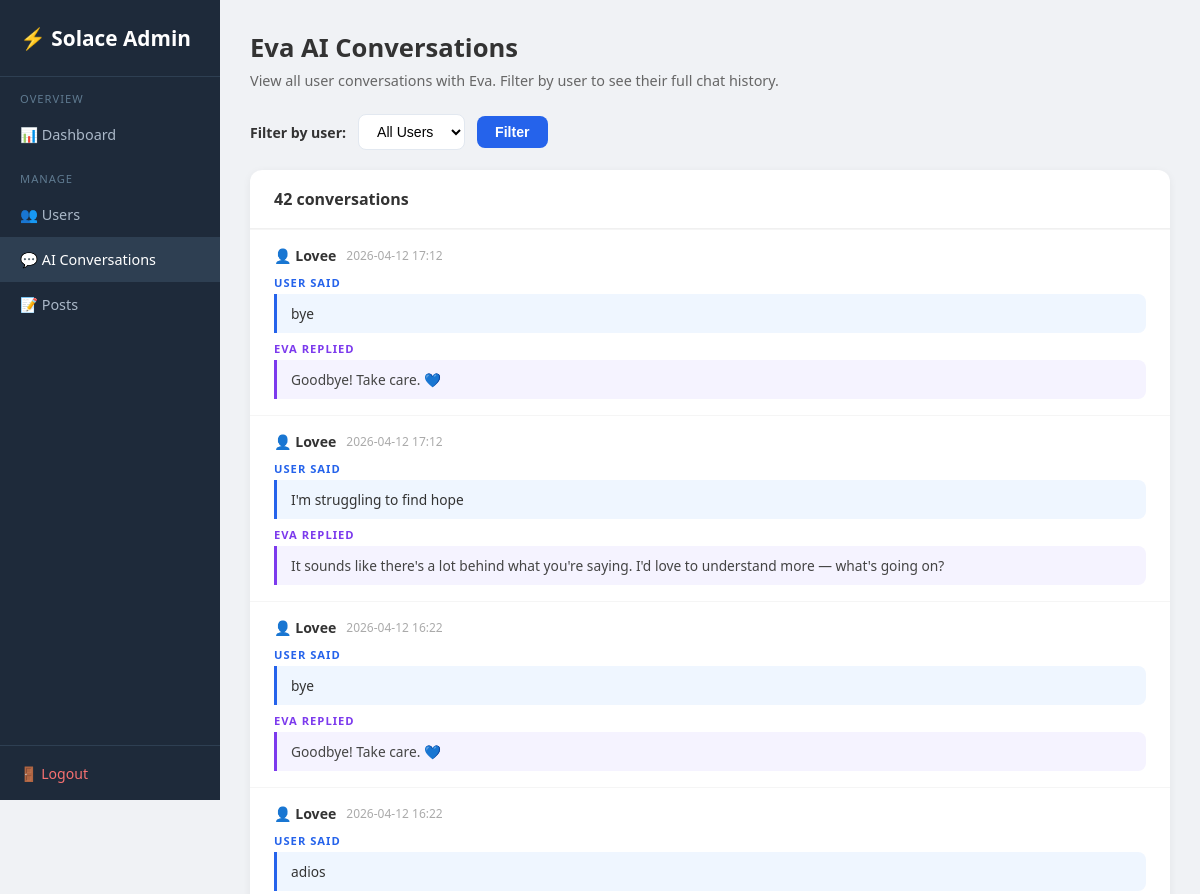
Page /admin/chats (signed in, upper part) on the earlier database version.
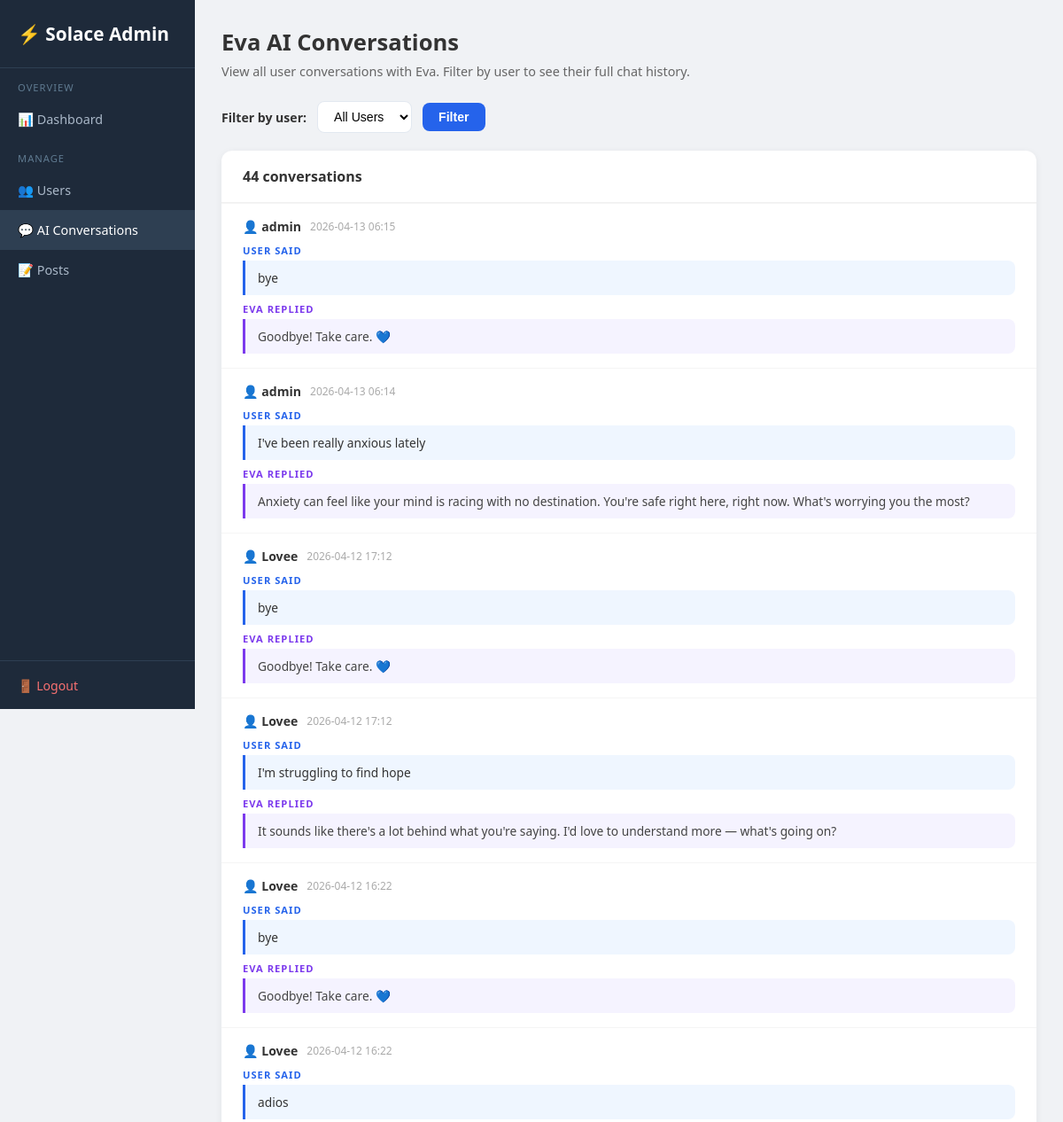
Same page on the later database version.
### tables this page shows
CREATE TABLE chat_history (
                id           INTEGER PRIMARY KEY AUTOINCREMENT,
                session_id   TEXT,
                user_id      INTEGER REFERENCES users(id),
                user_message TEXT,
                ai_response  TEXT,
                timestamp    DATETIME DEFAULT CURRENT_TIMESTAMP
            );

CREATE TABLE users (
                id         INTEGER PRIMARY KEY AUTOINCREMENT,
                username   TEXT UNIQUE NOT NULL,
                email      TEXT NOT NULL,
                password   TEXT NOT NULL,
                is_admin   INTEGER DEFAULT 0,
                created_at DATETIME DEFAULT CURRENT_TIMESTAMP
            , gender TEXT DEFAULT '', age INTEGER DEFAULT 0, age_group TEXT DEFAULT '', dob TEXT DEFAULT '');

### app.py (the view)
@app.route("/admin/chats")
@admin_required
def admin_chats() -> Any:
    uid_filter = request.args.get("user_id", "")
    with get_db() as conn:
        users = conn.execute(
            "SELECT id, username FROM users WHERE is_admin=0 ORDER BY username"
        ).fetchall()
        if uid_filter:
            chats = conn.execute("""
                SELECT ch.id, u.username, ch.user_message, ch.ai_response,
                       ch.session_id, ch.timestamp
                FROM chat_history ch JOIN users u ON ch.user_id=u.id
                WHERE ch.user_id=?
                ORDER BY ch.timestamp DESC
            """, (uid_filter,)).fetchall()
        else:
            chats = conn.execute("""
                SELECT ch.id, u.username, ch.user_message, ch.ai_response,
                       ch.session_id, ch.timestamp
                FROM chat_history ch JOIN users u ON ch.user_id=u.id
                ORDER BY ch.timestamp DESC LIMIT 50
            """).fetchall()
    return render_template(
        "admin/chats.html",
        chats=chats, users=users,
        selected_user=uid_filter,
    )

### app.py (called while the page is built)
def get_db() -> sqlite3.Connection:
    db_path = os.path.join(os.path.dirname(os.path.abspath(__file__)), "database.db")
    conn = sqlite3.connect(db_path)
    conn.row_factory = sqlite3.Row
    return conn

def admin_required(f: Any) -> Any:
    @wraps(f)
    def dec(*args: Any, **kwargs: Any) -> Any:
        if "user_id" not in session or not session.get("is_admin"):
            flash("Admin access required.")
            return redirect(url_for("login_page"))
        return f(*args, **kwargs)
    return dec

### templates/admin/Chats.html (shortened to what this page needs)
<!DOCTYPE html>
<html lang="en">
<head>
</head>
<body>
<div class="sidebar">
  <div class="logo">⚡ Solace Admin</div>
  <nav>
    <div class="sl">Overview</div>
    <a href="/admin">📊 Dashboard</a>
    <div class="sl">Manage</div>
    <a href="/admin/users">👥 Users</a>
    <a href="/admin/chats" class="active">💬 AI Conversations</a>
    <a href="/admin/posts">📝 Posts</a>
  </nav>
  <div class="bot"><a href="/logout">🚪 Logout</a></div>
</div>
<div class="main">
  <div class="page-title">Eva AI Conversations</div>
  <div class="page-sub">View all user conversations with Eva. Filter by user to see their full chat history.</div>
  <form method="GET" action="/admin/chats" class="filter-bar">
    <label style="font-weight:600;font-size:0.88rem">Filter by user:</label>
    <select name="user_id">
      <option value="">All Users</option>
    </select>
    <button type="submit">Filter</button>
  </form>
  <div class="card">
    <div class="card-header">{{ chats|length }} conversation{% if chats|length != 1 %}s{% endif %}
    </div>
    {% if chats %}
      {% for c in chats %}
      <div class="chat-row">
        <div class="chat-meta">
          <span class="chat-user">👤 {{ c.username }}</span>
          <span class="chat-time">{{ (c.timestamp or '')[:16] }}</span>
        </div>
        <div class="msg-label u">User said</div>
        <div class="msg-user">{{ c.user_message }}</div>
        <div class="msg-label e">Eva replied</div>
        <div class="msg-eva">{{ c.ai_response }}</div>
      </div>
      {% endfor %}
    {% else %}
      <div class="empty">No conversations found.</div>
    {% endif %}
  </div>
</div>
</body>
</html>

Differences in the rows shown:
added chat_history: username "admin", timestamp "2026-04-13 06:15", user_message "bye", ai_response "Goodbye! Take care. 💙"
added chat_history: username "admin", timestamp "2026-04-13 06:14", user_message "I've been really anxious lately", ai_response "Anxiety can feel like your mind is racing with no destination. You're safe right here, right now. What's worrying you the most?"
Other differences:
{{ chats|length }}: "42" → "44"
